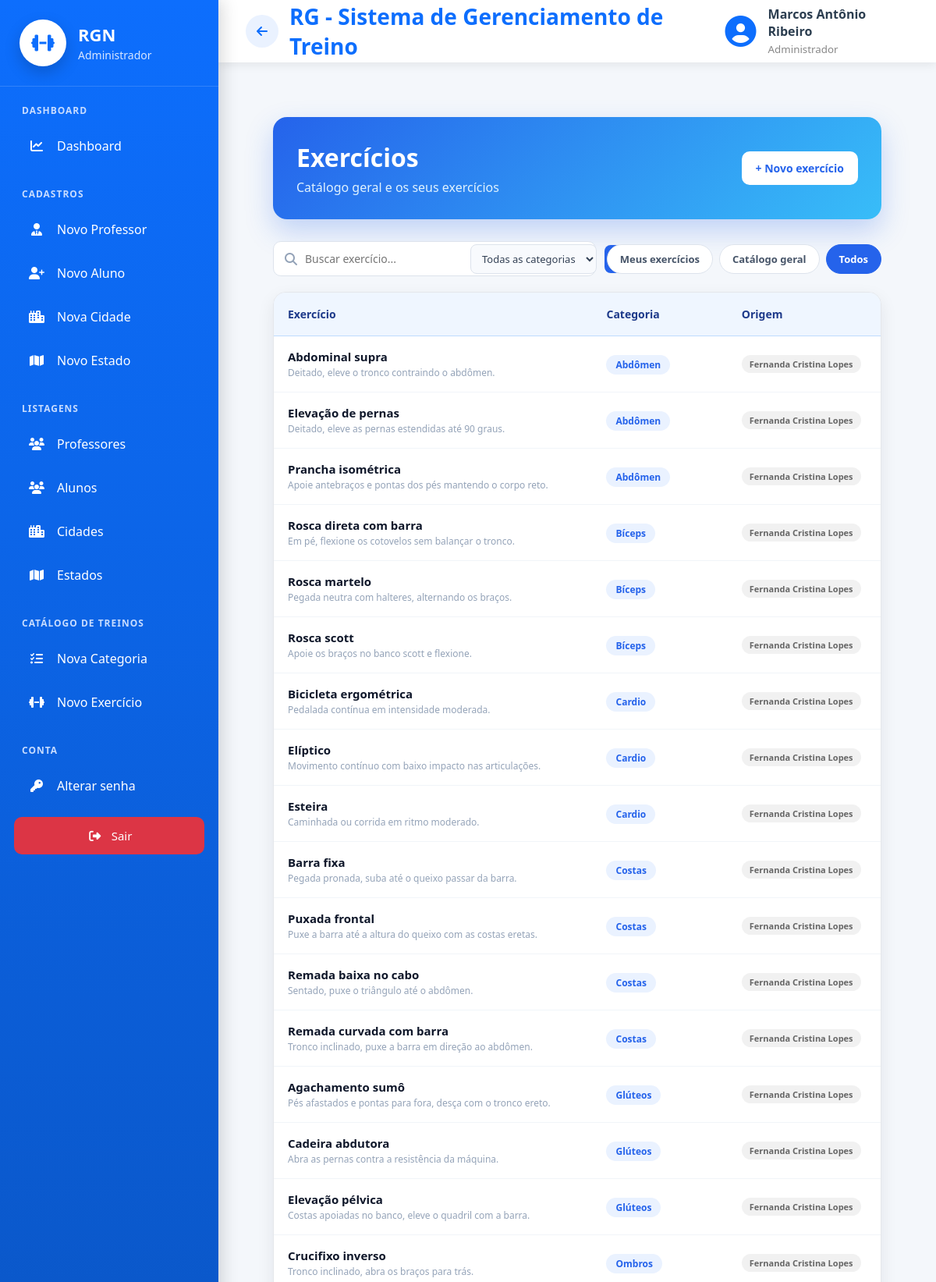
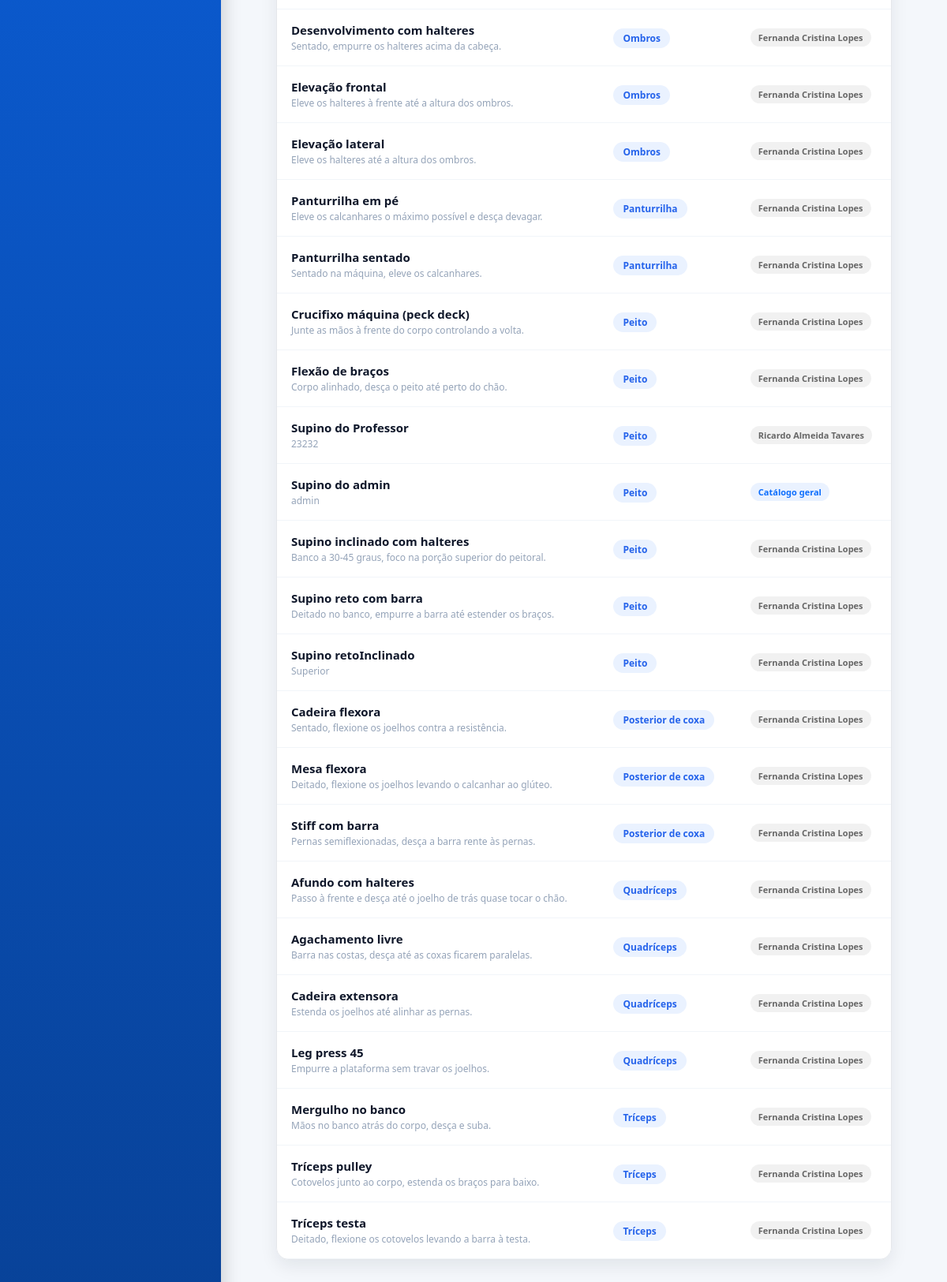
/exercicios/listar/exercicio/ (signed in), run on the app's committed database (2 pictures, top to bottom).
### cadastros/models.py (models this page shows, shortened)
class Auditoria(models.Model):
    cadastrado_em = models.DateTimeField(auto_now_add=True, verbose_name="Cadastrado em")
    atualizado_em = models.DateTimeField(auto_now=True, verbose_name="Atualizado em")
    class Meta:
        abstract = True

class Pessoa(Auditoria):
    TIPO_CHOICES = [
        ('ALUNO', 'Aluno'),
        ('PROFESSOR', 'Professor'),
        ('ADMINISTRADOR', 'Administrador')
    ]
    SEXO_CHOICES = [
        ('M', 'Masculino'),
        ('F', 'Feminino'),
        ('O', 'Outro'),
    ]
    NIVEL_CHOICES = [
        (1, 'Iniciante'),
        (2, 'Intermediário'),
        (3, 'Avançado'),
    ]
    tipo = models.CharField(max_length=20, choices=TIPO_CHOICES, verbose_name="Tipo de Pessoa")
    nome = models.CharField(max_length=50, verbose_name="Nome")
    data_nascimento = models.DateField(verbose_name="Data de nascimento",null=True,blank=True,validators=[validar_data_nascimento],)
    cpf = models.CharField(max_length=11, unique=True, verbose_name="CPF")
    telefone = models.CharField(max_length=15, verbose_name="Telefone")
    objetivo = models.TextField(verbose_name="Objetivo", null=True, blank=True)
    sexo = models.CharField(max_length=20, choices=SEXO_CHOICES, verbose_name="Sexo", null=True, blank=True)
    nivel = models.IntegerField(choices=NIVEL_CHOICES, verbose_name="Nível", null=True, blank=True)
    cidade = models.ForeignKey(Cidade, on_delete=models.PROTECT)
    professor = models.ForeignKey("self", on_delete=models.PROTECT, related_name="alunos", limit_choices_to={"tipo": "PROFESSOR"}, null=True, blank=True)
    usuario = models.OneToOneField("auth.User", on_delete=models.CASCADE, related_name="pessoa_usuario")
    precisa_trocar_senha = models.BooleanField(default=False, verbose_name="Precisa trocar a senha")

### exercicio/models.py (models this page shows, shortened)
class Exercicio(Auditoria):
    nome = models.CharField(max_length=100, verbose_name="Nome do Exercicio")
    categoria = models.ForeignKey(Categoria, on_delete=models.PROTECT)
    descricao = models.CharField(max_length=150, verbose_name="Descrição")
    cadastrado_por = models.ForeignKey(Pessoa, on_delete=models.PROTECT)

class Categoria(Auditoria):
    nome = models.CharField(max_length=100, verbose_name="Categoria")

### exercicio/views.py (the view)
# urls.py: path('listar/exercicio/', ExercicioList.as_view(), name='listar-exercicio'),
class ExercicioList(LoginRequiredMixin, GroupRequiredMixin, ListView):
    model = Exercicio
    template_name = 'listar_exercicio.html'
    context_object_name = 'exercicios'
    group_required = ["Professor", "Administrador"]
    def get_origem(self):
        return self.request.GET.get('origem') or ('todos' if eh_admin(self.request.user) else 'meus')
    def get_queryset(self):
        user = self.request.user
        pessoa = getattr(user, 'pessoa_usuario', None)
        origem = self.get_origem()
        qs = exercicios_visiveis(user).select_related(
            'categoria', 'cadastrado_por__usuario'
        ).prefetch_related('cadastrado_por__usuario__groups')
        if origem == 'meus':
            qs = qs.filter(cadastrado_por=pessoa) if pessoa else qs.none()
        elif origem == 'catalogo':
            qs = qs.filter(
                Q(cadastrado_por__usuario__is_superuser=True)
                | Q(cadastrado_por__usuario__groups__name="Administrador")
            ).distinct()
        categoria = self.request.GET.get('categoria', '')
        if categoria.isdigit():
            qs = qs.filter(categoria_id=categoria)
        lista = list(qs.order_by('categoria__nome', 'nome'))
        busca = self.request.GET.get('q', '').strip()
        if busca:
            termo = normalizar(busca)
            lista = [e for e in lista if termo in normalizar(e.nome)]
        for e in lista:
            e.do_catalogo = do_catalogo(e.cadastrado_por.usuario)
        return lista
    def get_context_data(self, **kwargs):
        context = super().get_context_data(**kwargs)
        context['origem'] = self.get_origem()
        context['busca'] = self.request.GET.get('q', '').strip()
        context['categoria_sel'] = self.request.GET.get('categoria', '')
        context['categorias'] = Categoria.objects.order_by('nome')
        return context

### cadastros/permissoes.py (called while the page is built)
def eh_admin(user):
    return user.is_superuser or user.groups.filter(name="Administrador").exists()

### exercicio/views.py (called while the page is built, shortened)
def exercicios_visiveis(user):
    if user.is_superuser or user.groups.filter(name="Administrador").exists():
        return Exercicio.objects.all()

def do_catalogo(usuario):
    return usuario.is_superuser or any(g.name == "Administrador" for g in usuario.groups.all())

### exercicio/templates/listar_exercicio.html (shortened to what this page needs)
{% extends 'modelo.html' %}
{% load static %}
{% block css %}
<link rel="stylesheet" href="{% static 'css/paginas/modelo.css' %}">
<link rel="stylesheet" href="{% static 'css/exercicio/detalhe_treino.css' %}">
<link rel="stylesheet" href="{% static 'css/exercicio/listar_treino.css' %}">
<link rel="stylesheet" href="{% static 'css/exercicio/listar_exercicio.css' %}">
{% endblock %}
{% block main %}
<div class="list-container">
    <div class="list-header">
        <div>
            <h2>Exercícios</h2>
            <p>
                {% if origem == 'meus' %}
                    Os exercícios que você criou
                {% elif origem == 'catalogo' %}
                    Catálogo geral, criado pelo administrador
                {% else %}
                    Catálogo geral e os seus exercícios
                {% endif %}
            </p>
        </div>
        <a href="{% url 'cadastrar-exercicio' %}?categoria={{ categoria_sel }}" class="btn-novo">
            + Novo exercício
        </a>
    </div>
    <div class="toolbar">
        <form method="get" class="toolbar-busca">
            <i class="fas fa-search"></i>
            <input type="text" name="q" value="{{ busca }}" placeholder="Buscar exercício..." autocomplete="off">
            <select name="categoria">
                <option value="">Todas as categorias</option>
            </select>
            <button type="submit">Filtrar</button>
        </form>
        <div class="chips">
            <a href="?origem=meus&q={{ busca|urlencode }}&categoria={{ categoria_sel }}"
               class="chip{% if origem == 'meus' %} ativo{% endif %}">Meus exercícios</a>
            <a href="?origem=catalogo&q={{ busca|urlencode }}&categoria={{ categoria_sel }}"
               class="chip{% if origem == 'catalogo' %} ativo{% endif %}">Catálogo geral</a>
            <a href="?origem=todos&q={{ busca|urlencode }}&categoria={{ categoria_sel }}"
               class="chip{% if origem == 'todos' %} ativo{% endif %}">Todos</a>
        </div>
    </div>
    <div class="table-container">
        <table class="tabela-treinos">
            <thead>
                <tr>
                    <th>Exercício</th>
                    <th>Categoria</th>
                    <th>Origem</th>
                </tr>
            </thead>
            <tbody>
                {% for exercicio in exercicios %}
                <tr>
                    <td>
                        <strong>{{ exercicio.nome }}</strong>
                        {% if exercicio.descricao %}
                        <span class="descricao">{{ exercicio.descricao }}</span>
                        {% endif %}
                    </td>
                    <td>
                        <span class="badge-categoria">{{ exercicio.categoria.nome }}</span>
                    </td>
                    <td>
                        {% if exercicio.do_catalogo %}
                        <span class="badge-origem catalogo">Catálogo geral</span>
                        {% elif exercicio.cadastrado_por.usuario == request.user %}
                        <span class="badge-origem proprio">Criado por você</span>
                        {% else %}
                        <span class="badge-origem outro">{{ exercicio.cadastrado_por.nome }}</span>
                        {% endif %}
                    </td>
                </tr>
                {% endfor %}
            </tbody>
        </table>
    </div>
</div>
{% endblock %}

### paginas/templates/modelo.html (shortened to what this page needs)
{% load static %}
<!DOCTYPE html>
<html lang="pt-br">
<head>
    <link rel="stylesheet" href="{% static 'css/paginas/modelo.css' %}">
    <link rel="stylesheet" href="{% static 'css/paginas/menu.css' %}">
    <link rel="stylesheet" href="{% static 'css/paginas/dashboard/dashboard_admin.css' %}">
    <link rel="stylesheet" href="{% static 'css/paginas/dashboard/dashboard_aluno.css' %}">
    <link rel="stylesheet" href="{% static 'css/paginas/dashboard/dashboard_professor.css' %}">
    <link rel="stylesheet" href="https://cdnjs.cloudflare.com/ajax/libs/font-awesome/6.7.2/css/all.min.css">
    <link rel="stylesheet" href="{% static 'css/global/ordenar_tabela.css' %}">
    <link rel="stylesheet" href="{% static 'css/global/acoes_dropdown.css' %}">
    <link rel="stylesheet" href="{% static 'css/global/kpi_cards.css' %}">
    {% block css %}
    {% endblock %}
</head>
<body>
    <div class="layout">
        {% if request.user.is_authenticated %}
        {% if is_admin %}
        {% include 'menus/menu_admin.html' %}
        {% elif is_professor %}
        {% include 'menus/menu_professor.html' %}
        {% elif is_aluno %}
        {% include 'menus/menu_aluno.html' %}
        {% endif %}
        {% endif %}
        <div class="main-area">
            <header class="topbar">
                <div class="titulo">
                    {% if request.user.is_authenticated %}
                    {% if request.resolver_match.url_name != 'inicio' %}
                    <a href="{% url 'inicio' %}" id="btn-voltar" class="btn-voltar-topo" title="Voltar">
                        <i class="fas fa-arrow-left"></i>
                    </a>
                    {% endif %}
                    {% endif %}
                    <h2>
                        {% block titulo %}
                        RG - Sistema de Gerenciamento de Treino
                        {% endblock %}
                    </h2>
                </div>
                {% if request.user.is_authenticated %}
                <div class="usuario">
                    <i class="fas fa-circle-user"></i>
                    <div>
                        <strong>
                            {{ request.user.pessoa_usuario.nome }}
                        </strong>
                        <small>
                            {% if is_admin %}
                            Administrador
                            {% elif is_professor %}
                            Professor
                            {% elif is_aluno %}
                            Aluno
                            {% endif %}
                        </small>
                    </div>
                </div>
                {% endif %}
            </header>
            <main class="conteudo">
                {% block main %}
                {% endblock %}
            </main>
        </div>
    </div>
</body>
</html>

### static/css/paginas/modelo.css (style rules this page uses)
* { margin:0; padding:0; box-sizing:border-box; font-family:"Segoe UI",sans-serif; }
body { background:#f4f7fb; color:#2c3e50; }
.layout { display:flex; min-height:100vh; }
.main-area { margin-left:280px; width:calc(100% - 280px); display:flex; flex-direction:column; }
.topbar { height:80px; background:white; display:flex; justify-content:space-between; align-items:center; padding:0 35px; box-shadow:0 3px 12px rgba(0,0,0,.08); }
.titulo h2 { color:#0d6efd; font-size:28px; }
.usuario { display:flex; align-items:center; gap:15px; }
.usuario i { font-size:40px; color:#0d6efd; }
.usuario strong { display:block; font-size:16px; }
.usuario small { color:#888; }
.conteudo { flex:1; padding:35px; }
.titulo { display:flex; align-items:center; gap:14px; }
.btn-voltar-topo { width:42px; height:42px; display:flex; align-items:center; justify-content:center; flex-shrink:0; border-radius:50%; background:#eaf2ff; color:#0d6efd; text-decoration:none; font-size:16px; transition:.2s; }

### static/css/paginas/dashboard/dashboard_admin.css (style rules this page uses)
* { margin:0; padding:0; box-sizing:border-box; }

### static/css/exercicio/detalhe_treino.css (style rules this page uses)
.list-container { padding: 35px; }
.list-header { background: linear-gradient(135deg, #2563eb, #38bdf8); color: #ffffff; border-radius: 18px; padding: 30px; margin-bottom: 28px; display: flex; justify-content: space-between; align-items: center; box-shadow: 0 15px 35px rgba(37, 99, 235, 0.25); }
.list-header h2 { font-size: 32px; margin-bottom: 6px; }
.list-header p { color: #e0f2fe; }
.btn-novo { text-decoration: none; background: #ffffff; color: #2563eb; padding: 12px 18px; border-radius: 10px; font-weight: 700; font-size: 14px; transition: 0.25s; }
.table-container { background: #ffffff; border-radius: 16px; overflow-x: auto; border: 1px solid #e5e7eb; box-shadow: 0 8px 22px rgba(15, 23, 42, 0.08); }

### static/css/exercicio/listar_treino.css (style rules this page uses)
.toolbar { display:flex; align-items:center; gap:14px; flex-wrap:wrap; margin-bottom:20px; }
.toolbar-busca { flex:1; min-width:240px; display:flex; align-items:center; gap:10px; background:white; border:1px solid #dde3ec; border-radius:10px; padding:0 14px; }
.toolbar-busca i { color:#94a3b8; }
.toolbar-busca input[type="text"] { flex:1; border:none; outline:none; padding:12px 0; font-size:14px; background:transparent; color:#334155; }
.chips { display:flex; gap:8px; flex-wrap:wrap; }
.chip { text-decoration:none; background:white; border:1px solid #dde3ec; color:#475569; font-size:13px; font-weight:600; padding:9px 16px; border-radius:20px; transition:.2s; }
.chip.ativo { background:#2563eb; border-color:#2563eb; color:white; }
.tabela-treinos { width:100%; border-collapse:collapse; min-width:860px; }
.tabela-treinos thead { background:#eff6ff; }
.tabela-treinos th { color:#1e3a8a; font-size:14px; text-align:left; padding:18px; border-bottom:1px solid #bfdbfe; }
.tabela-treinos td { padding:16px 18px; border-bottom:1px solid #f1f5f9; color:#334155; font-size:14px; vertical-align:middle; }
.tabela-treinos td strong { display:block; color:#0f172a; font-size:15px; }
.descricao { display:block; color:#94a3b8; font-size:12px; margin-top:2px; }

### static/css/exercicio/listar_exercicio.css (style rules this page uses)
.toolbar-busca select { border:1px solid #dde3ec; border-radius:8px; background:#f8fafd; padding:8px 10px; font-size:13px; color:#334155; }
.toolbar-busca button { background:#2563eb; color:white; border:none; padding:9px 18px; border-radius:8px; font-size:13px; font-weight:600; cursor:pointer; transition:.2s; }
.badge-categoria { background:#eaf2ff; color:#2563eb; font-size:12px; font-weight:600; padding:4px 12px; border-radius:14px; }
.badge-origem { display:inline-block; font-size:11px; font-weight:700; padding:4px 10px; border-radius:12px; white-space:nowrap; }
.badge-origem.catalogo { background:#eaf2ff; color:#0d6efd; }
.badge-origem.outro { background:#f1f1f1; color:#666; }

### data on the page
Exercicio: nome "Abdominal supra", descricao "Deitado, eleve o tronco contraindo o abdômen.", categoria.nome "Abdômen", cadastrado_por.nome "Fernanda Cristina Lopes"
Exercicio: nome "Elevação de pernas", descricao "Deitado, eleve as pernas estendidas até 90 graus.", categoria.nome "Abdômen", cadastrado_por.nome "Fernanda Cristina Lopes"
Exercicio: nome "Prancha isométrica", descricao "Apoie antebraços e pontas dos pés mantendo o corpo reto.", categoria.nome "Abdômen", cadastrado_por.nome "Fernanda Cristina Lopes"
Exercicio: nome "Rosca direta com barra", descricao "Em pé, flexione os cotovelos sem balançar o tronco.", categoria.nome "Bíceps", cadastrado_por.nome "Fernanda Cristina Lopes"
Exercicio: nome "Rosca martelo", descricao "Pegada neutra com halteres, alternando os braços.", categoria.nome "Bíceps", cadastrado_por.nome "Fernanda Cristina Lopes"
Exercicio: nome "Rosca scott", descricao "Apoie os braços no banco scott e flexione.", categoria.nome "Bíceps", cadastrado_por.nome "Fernanda Cristina Lopes"
Exercicio: nome "Bicicleta ergométrica", descricao "Pedalada contínua em intensidade moderada.", categoria.nome "Cardio", cadastrado_por.nome "Fernanda Cristina Lopes"
Exercicio: nome "Elíptico", descricao "Movimento contínuo com baixo impacto nas articulações.", categoria.nome "Cardio", cadastrado_por.nome "Fernanda Cristina Lopes"
Exercicio: nome "Esteira", descricao "Caminhada ou corrida em ritmo moderado.", categoria.nome "Cardio", cadastrado_por.nome "Fernanda Cristina Lopes"
Exercicio: nome "Barra fixa", descricao "Pegada pronada, suba até o queixo passar da barra.", categoria.nome "Costas", cadastrado_por.nome "Fernanda Cristina Lopes"
Exercicio: nome "Puxada frontal", descricao "Puxe a barra até a altura do queixo com as costas eretas.", categoria.nome "Costas", cadastrado_por.nome "Fernanda Cristina Lopes"
Exercicio: nome "Remada baixa no cabo", descricao "Sentado, puxe o triângulo até o abdômen.", categoria.nome "Costas", cadastrado_por.nome "Fernanda Cristina Lopes"
Exercicio: nome "Remada curvada com barra", descricao "Tronco inclinado, puxe a barra em direção ao abdômen.", categoria.nome "Costas", cadastrado_por.nome "Fernanda Cristina Lopes"
Exercicio: nome "Agachamento sumô", descricao "Pés afastados e pontas para fora, desça com o tronco ereto.", categoria.nome "Glúteos", cadastrado_por.nome "Fernanda Cristina Lopes"
Exercicio: nome "Cadeira abdutora", descricao "Abra as pernas contra a resistência da máquina.", categoria.nome "Glúteos", cadastrado_por.nome "Fernanda Cristina Lopes"
Exercicio: nome "Elevação pélvica", descricao "Costas apoiadas no banco, eleve o quadril com a barra.", categoria.nome "Glúteos", cadastrado_por.nome "Fernanda Cristina Lopes"
Exercicio: nome "Crucifixo inverso", descricao "Tronco inclinado, abra os braços para trás.", categoria.nome "Ombros", cadastrado_por.nome "Fernanda Cristina Lopes"
Exercicio: nome "Desenvolvimento com halteres", descricao "Sentado, empurre os halteres acima da cabeça.", categoria.nome "Ombros", cadastrado_por.nome "Fernanda Cristina Lopes"
Exercicio: nome "Elevação frontal", descricao "Eleve os halteres à frente até a altura dos ombros.", categoria.nome "Ombros", cadastrado_por.nome "Fernanda Cristina Lopes"
Exercicio: nome "Elevação lateral", descricao "Eleve os halteres até a altura dos ombros.", categoria.nome "Ombros", cadastrado_por.nome "Fernanda Cristina Lopes"
Exercicio: nome "Panturrilha em pé", descricao "Eleve os calcanhares o máximo possível e desça devagar.", categoria.nome "Panturrilha", cadastrado_por.nome "Fernanda Cristina Lopes"
Exercicio: nome "Panturrilha sentado", descricao "Sentado na máquina, eleve os calcanhares.", categoria.nome "Panturrilha", cadastrado_por.nome "Fernanda Cristina Lopes"
Exercicio: nome "Crucifixo máquina (peck deck)", descricao "Junte as mãos à frente do corpo controlando a volta.", categoria.nome "Peito", cadastrado_por.nome "Fernanda Cristina Lopes"
Exercicio: nome "Flexão de braços", descricao "Corpo alinhado, desça o peito até perto do chão.", categoria.nome "Peito", cadastrado_por.nome "Fernanda Cristina Lopes"
Exercicio: nome "Supino do Professor", descricao "23232", categoria.nome "Peito", cadastrado_por.nome "Ricardo Almeida Tavares"
Exercicio: nome "Supino do admin", descricao "admin", categoria.nome "Peito", shows "Catálogo geral"
Exercicio: nome "Supino inclinado com halteres", descricao "Banco a 30-45 graus, foco na porção superior do peitoral.", categoria.nome "Peito", cadastrado_por.nome "Fernanda Cristina Lopes"
Exercicio: nome "Supino reto com barra", descricao "Deitado no banco, empurre a barra até estender os braços.", categoria.nome "Peito", cadastrado_por.nome "Fernanda Cristina Lopes"
Exercicio: nome "Supino retoInclinado", descricao "Superior", categoria.nome "Peito", cadastrado_por.nome "Fernanda Cristina Lopes"
Exercicio: nome "Cadeira flexora", descricao "Sentado, flexione os joelhos contra a resistência.", categoria.nome "Posterior de coxa", cadastrado_por.nome "Fernanda Cristina Lopes"
Exercicio: nome "Mesa flexora", descricao "Deitado, flexione os joelhos levando o calcanhar ao glúteo.", categoria.nome "Posterior de coxa", cadastrado_por.nome "Fernanda Cristina Lopes"
Exercicio: nome "Stiff com barra", descricao "Pernas semiflexionadas, desça a barra rente às pernas.", categoria.nome "Posterior de coxa", cadastrado_por.nome "Fernanda Cristina Lopes"
Exercicio: nome "Afundo com halteres", descricao "Passo à frente e desça até o joelho de trás quase tocar o chão.", categoria.nome "Quadríceps", cadastrado_por.nome "Fernanda Cristina Lopes"
Exercicio: nome "Agachamento livre", descricao "Barra nas costas, desça até as coxas ficarem paralelas.", categoria.nome "Quadríceps", cadastrado_por.nome "Fernanda Cristina Lopes"
Exercicio: nome "Cadeira extensora", descricao "Estenda os joelhos até alinhar as pernas.", categoria.nome "Quadríceps", cadastrado_por.nome "Fernanda Cristina Lopes"
Exercicio: nome "Leg press 45", descricao "Empurre a plataforma sem travar os joelhos.", categoria.nome "Quadríceps", cadastrado_por.nome "Fernanda Cristina Lopes"
Exercicio: nome "Mergulho no banco", descricao "Mãos no banco atrás do corpo, desça e suba.", categoria.nome "Tríceps", cadastrado_por.nome "Fernanda Cristina Lopes"
Exercicio: nome "Tríceps pulley", descricao "Cotovelos junto ao corpo, estenda os braços para baixo.", categoria.nome "Tríceps", cadastrado_por.nome "Fernanda Cristina Lopes"
Exercicio: nome "Tríceps testa", descricao "Deitado, flexione os cotovelos levando a barra à testa.", categoria.nome "Tríceps", cadastrado_por.nome "Fernanda Cristina Lopes"

### other printed values
{{ request.user.pessoa_usuario.nome }} "Marcos Antônio Ribeiro"
